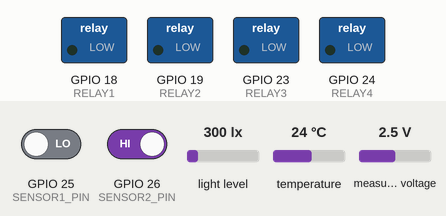
This sketch was run on a simulated ESP32. Parts: switched loads named in the sketch (green lamp = pin HIGH). The test bench sets the inputs (shaded band); at power-on: GPIO 25 (SENSOR1_PIN) LOW, GPIO 26 (SENSOR2_PIN) HIGH, light level 300 lx, temperature 24 °C, measured voltage 2.5 V. WiFi joins after 1.5 s; servers stay silent unless stated; web services answer with replies made up by the test bench; what the sketch prints to the serial monitor is not drawn.

Above: at 2.7 s.
2.8 s: GPIO 25 (SENSOR1_PIN) driven HIGH
At 17.4 s:
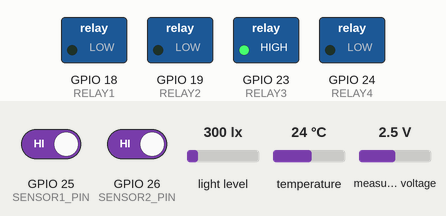
Timing chart, 0 to 18.9 s (numbered marks = the images above; inputs shaded):
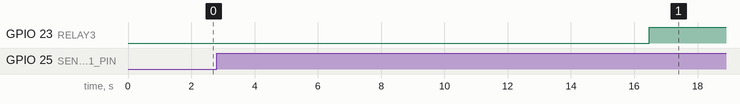

The sketch:

semi_final_part3.ino
```cpp
// Reference: https://randomnerdtutorials.com/esp32-ds18b20-temperature-arduino-ide/
// Reference: https://randomnerdtutorials.com/esp32-bh1750-ambient-light-sensor/

#include <WiFi.h>
#include <HTTPClient.h>
#include <OneWire.h>
#include <DallasTemperature.h>
#include <Wire.h>
#include <BH1750.h>
#include <Adafruit_ADS1X15.h>

// TDS Sensor via ADS1115 (SDA = GPIO 16, SCL = GPIO 17)
Adafruit_ADS1115 ads; // menggunakan ADS1115
float tdsValue = 0;
float temperature = 25.0; // kompensasi suhu
TwoWire WireADS = TwoWire(1);  // gunakan I2C0 untuk ADS1115 (bisa diganti ke 1 jika konflik)

// XKC-Y25-V PNP Water Level Sensor
#define SENSOR1_PIN 25  // GPIO XKC-Y25-V PNP 1 on upper box
#define SENSOR2_PIN 26  // GPIO XKC-Y25-V PNP 2 on bottom box

// Relay
#define RELAY1 18  // Relay channel 1 WATER PUMP
#define RELAY2 19  // Relay channel 2 LED GROW
#define RELAY3 23  // Relay channel 3 MIST MAKER
#define RELAY4 24  // Relay channel 4

// DS18B20 Water Temperature Sensor
const int oneWireBus = 4; // Connect to GPIO4 (D4) on ESP32
OneWire oneWire(oneWireBus);
DallasTemperature sensors(&oneWire);

// BH1750FVI Light Sensor
BH1750 lightMeter;
/*
SCL BH1750FVI > D22 ESP32
SDA BH1750FVI > D21 ESP32
*/

// WiFi & ThingSpeak Setup
const char* ssid = "WAWAN 6969"; // WiFi 4 SSID (2,4 GHz)
const char* password = "HERMAWAN"; // WiFi Password
const char* server = "https://api.thingspeak.com/update"; // ThingSpeak Server URL
String apiKey = "90JR03UWI2W7AKL8"; // ThingSpeak API Key

// Upload Parameters
unsigned long lastUploadTime = 0;
const unsigned long uploadInterval = 15000; // 15 detik


void setup() {
  Serial.begin(115200);
  sensors.begin();
  Wire.begin(); // I2C default pins for ESP32: SDA=21, SCL=22
  WireADS.begin(16, 17);  // SDA = D16, SCL = D17 (bisa kamu ubah sesuai wiring fisik)
  lightMeter.begin();
  pinMode(SENSOR1_PIN, INPUT);
  pinMode(SENSOR2_PIN, INPUT);
  pinMode(RELAY1, OUTPUT);
  pinMode(RELAY2, OUTPUT);
  pinMode(RELAY3, OUTPUT);
  pinMode(RELAY4, OUTPUT);

  // Relay must be on the OFF state while first start
  digitalWrite(RELAY1, LOW);
  digitalWrite(RELAY2, LOW);
  digitalWrite(RELAY3, LOW);
  digitalWrite(RELAY4, LOW);

  // ADS115 TDS Initiation
  if (!ads.begin(0x48, &WireADS)) {
    Serial.println("Gagal mendeteksi ADS1115!");
    while (1);
  }
  Serial.println("ADS1115 terdeteksi!");
  ads.setGain(GAIN_ONE);  // 1x gain: ±4.096V (1 bit = 125uV)

  // Connect to Wi-Fi
  WiFi.begin(ssid, password);
  Serial.print("Menghubungkan ke WiFi...");
  while (WiFi.status() != WL_CONNECTED) {
    delay(500);
    Serial.print(".");
  }
  Serial.println("\nWiFi connected!");
}

void uploadThingSpeak(float suhu, float lux, float tds) {
  if (WiFi.status() == WL_CONNECTED) {
    HTTPClient http;

    String url = server;
    url += "?api_key=" + apiKey;
    url += "&field1=" + String(suhu, 2);
    url += "&field2=" + String(lux, 2);
    url += "&field3=" + String(tds, 0);

    http.begin(url);
    int httpResponseCode = http.GET();

    if (httpResponseCode > 0) {
      Serial.print("Data terkirim! Response code: ");
      Serial.println(httpResponseCode);
    } else {
      Serial.print("Gagal kirim data! Error code: ");
      Serial.println(httpResponseCode);
    }
    http.end();
  } else {
    Serial.println("WiFi tidak terhubung!");
  }
}

void loop_XKC_Y25_V_PNP(){
  int sensor1State = digitalRead(SENSOR1_PIN);
  int sensor2State = digitalRead(SENSOR2_PIN);

  Serial.print("Upper Sensor: ");
  if (sensor1State == HIGH) {
    Serial.print("Volume Air Cukup");
    digitalWrite(RELAY1, LOW); // Water Pump OFF
  }

  Serial.print(" | Bottom Sensor: ");
  if (sensor2State == LOW) {
    Serial.println("Volume Air Kurang");
    digitalWrite(RELAY1, HIGH); // Water Pump ON
  }
  delay(500);
}

void loop_MIST_MAKER(){
  int bacasensor1 = digitalRead(SENSOR1_PIN);

  if (bacasensor1 == HIGH) {
    digitalWrite(RELAY3, HIGH); // Mist Maker ON
      delay(15000);
    digitalWrite(RELAY3, LOW); // Mist Maker OFF
  }
}

void loop() {
  if (millis() - lastUploadTime >= uploadInterval) {
    lastUploadTime = millis();

    sensors.requestTemperatures();
    float suhu = sensors.getTempCByIndex(0);
    float lux = lightMeter.readLightLevel();

    int16_t adc0 = ads.readADC_SingleEnded(0);
    float voltage = adc0 * 0.1875 / 1000.0;
    float compensation = 1.0 + 0.02 * (temperature - 25.0);
    float compensatedVoltage = voltage / compensation;
    float tds = (133.42 * pow(compensatedVoltage, 3)
               - 255.86 * pow(compensatedVoltage, 2)
               + 857.39 * compensatedVoltage) * 0.5;

    // Cetak ke serial
    Serial.println("=== DATA TERBACA ===");
    Serial.print("Suhu: "); Serial.print(suhu); Serial.println(" °C");
    Serial.print("Lux: "); Serial.print(lux); Serial.println(" lx");
    Serial.print("TDS: "); Serial.print(tds); Serial.println(" ppm");

    uploadThingSpeak(suhu, lux, tds);

    // jalankan relay/otomatisasi sensor lain
    loop_XKC_Y25_V_PNP();
    loop_MIST_MAKER();
  }
}
```

Measured:
- after the input at 2.8 s, GPIO 23 (RELAY3): LOW → HIGH after 13.7 s
